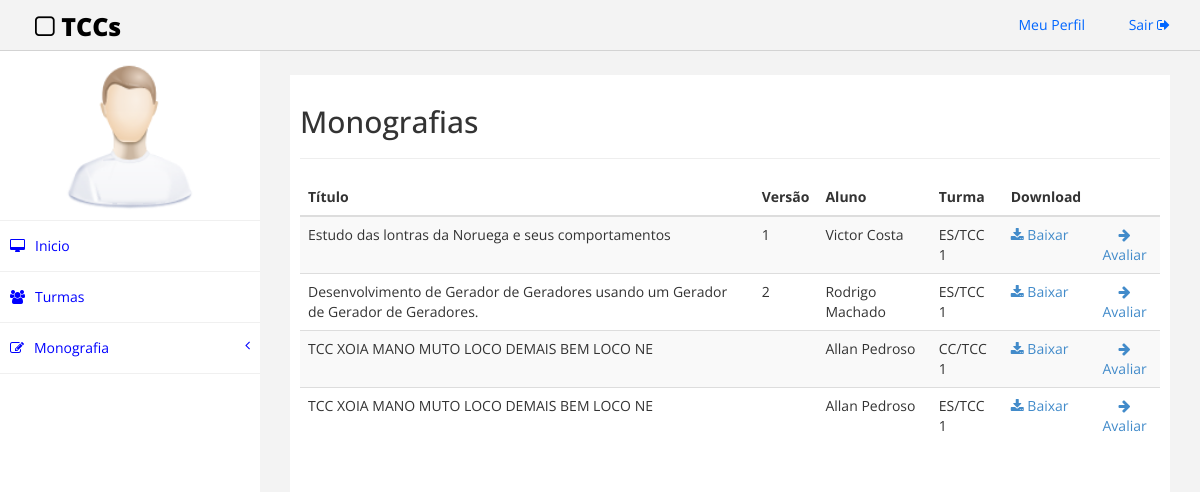
The page /src/monografias.php (signed in) on the database its author committed.
### tables this page shows
CREATE TABLE IF NOT EXISTS `monografia` (
  `idMonografia` int(11) NOT NULL AUTO_INCREMENT,
  `versao` varchar(45) DEFAULT NULL,
  `titulo` varchar(100) NOT NULL,
  `caminhoEntrega` varchar(100) DEFAULT NULL,
  `abstract` longtext,
  `aluno_matricula` varchar(50) NOT NULL,
  `professor_orientador` varchar(20) NOT NULL,
  `Professor_Coorientador` varchar(20) NOT NULL,
  `isFinal` tinyint(1) NOT NULL,
  PRIMARY KEY (`idMonografia`,`aluno_matricula`,`professor_orientador`,`Professor_Coorientador`),
  KEY `fk_Monografia_Aluno1_idx` (`aluno_matricula`),
  KEY `fk_Monografia_Professor1_idx` (`professor_orientador`),
  KEY `fk_Monografia_Professor2_idx` (`Professor_Coorientador`)
);

CREATE TABLE IF NOT EXISTS `aluno` (
  `matricula` varchar(50) NOT NULL,
  `nome` varchar(50) NOT NULL,
  `senha` varchar(45) NOT NULL,
  `email` varchar(50) NOT NULL,
  PRIMARY KEY (`matricula`)
);

CREATE TABLE IF NOT EXISTS `turma_has_aluno` (
  `Turma_nomeTurma` varchar(15) NOT NULL,
  `Aluno_matricula` varchar(50) NOT NULL,
  PRIMARY KEY (`Turma_nomeTurma`,`Aluno_matricula`),
  KEY `fk_Turma_has_Aluno_Aluno1_idx` (`Aluno_matricula`),
  KEY `fk_Turma_has_Aluno_Turma1_idx` (`Turma_nomeTurma`)
);

### src/monografias.php (the view, shortened to what this page needs)
<!DOCTYPE html>
<html>
<head>
    <link href="assets/css/bootstrap.css" rel="stylesheet" />
    <link href="assets/css/font-awesome.css" rel="stylesheet" />
    <link href="assets/css/custom.css" rel="stylesheet" />
</head>
<body>
    <div id="wrapper">
         <div class="navbar navbar-inverse navbar-fixed-top">
            <div class="adjust-nav">
                <div class="navbar-header">
                    <a class="navbar-brand" href="#"><i class="fa fa-square-o "></i>&nbsp;TCCs</a>
                </div>
                <div class="navbar-collapse collapse">
                    <ul class="nav navbar-nav navbar-right">
                        <li><a href="./perfil.php">Meu Perfil <i class="fa fa-user-circle "></i></a></li>
                        <li><a href="./action/logout.php">Sair <i class="fa fa-sign-out "></i></a></li>
                    </ul>
                </div>
            </div>
        </div>
        <nav class="navbar-default navbar-side" role="navigation">
            <div class="sidebar-collapse">
                <ul class="nav" id="main-menu">
                    <li class="text-center user-image-back">
                        <img src="assets/img/find_user.png" class="img-responsive user-image" />
                    </li>
                    <li>
                        <a href=<?php if($_SESSION['sou'] == 2){
                                        echo "'indexProfessor.php'";} else {echo "'indexCoordenador.php'";} ?>><i class="fa fa-desktop "></i>Inicio</a>
                    </li>
                    <li>
                        <a href="turmas.php"><i class="fa fa-users "></i>Turmas</a>
                    </li>
                    <li>
                        <a href="#"><i class="fa fa-edit "></i>Monografia<span class="fa arrow"></span></a>
                    </li>
                </ul>
            </div>
        </nav>
        <div id="page-wrapper" >
            <div id="page-inner">
                <div class="row">
                    <div class="col-md-12">
                     <h2>Monografias</h2>
                     <hr />
                    </div>
                </div>
                <div class="row">
                    <div class="col-md-12">
                        <table class="table table-striped table-hover table-responsive">
                            <thead>
                                <tr>
                                    <th>
                                        Título
                                    </th>
                                    <th>
                                        Versão
                                    </th>
                                    <th>
                                        Aluno
                                    </th>
                                    <th>
                                        Turma
                                    </th>
                                    <th>
                                        Download
                                    </th>
                                    <th>
                                    </th>
                                </tr>
                            </thead>
                            <tbody>
                                <?php
                                    $conn = new Connection();
                                    $connection = $conn->getConnection();
                                    $sql = "SELECT * FROM monografia INNER JOIN aluno ON aluno.matricula = monografia.aluno_matricula LEFT JOIN turma_has_aluno ON aluno.matricula = turma_has_aluno.aluno_matricula;";
                                    $resultado = mysqli_query($connection, $sql) or die ("Erro ao conectar na tabela " . mysqli_error($connection));
                                    while($row = $resultado->fetch_assoc()) {
                                            echo "<tr>
                                                    <td>
                                                        ".$row["titulo"]."
                                                    </td>
                                                    <td>
                                                        ".$row["versao"]."
                                                    </td>
                                                    <td>
                                                        ".$row["nome"]."
                                                    </td>
                                                    <td>
                                                        ".$row["Turma_nomeTurma"]."
                                                    </td>
                                                    <td>
                                                        <a href='./uploads/".$row['caminhoEntrega']."' target='_blank'><i class='fa fa-download' aria-hidden='true'></i><span> Baixar</span></a>
                                                    </td>
                                                    <td class='text-center'>
                                                        <a href='avaliar.php?titulo=".$row["titulo"]."&idMonografia=".$row['idMonografia']."'><i class='fa fa-arrow-right' aria-hidden='true'></i><span> Avaliar</span></a>
                                                    </td>
                                                </tr>";
                                    }
                                ?>
                            </tbody>
                        </table>
                    </div>
                </div>
            </div>
            </div>
        </div>
</body>
</html>

### src/assets/css/custom.css (style rules this page uses)
body { font-family: 'Open Sans', sans-serif; }
#wrapper { width: 100%; margin-top:50px; }
#page-wrapper { padding: 15px 15px; min-height: 600px; background:#F3F3F3; }
#page-inner { width:100%; margin:10px 20px 10px 0px; background-color:#fff!important; padding:10px; min-height:1200px; }
.text-center { text-align:center; }
.user-image-back { background-color: white; padding: 10px; }
.user-image { width: 150px; height: 150px; display: block; margin: 0 auto; }
.navbar-inverse .navbar-nav > li > a { color: #06F; }
.arrow { float: right; }
.fa.arrow:before { content: "\f104"; }
.sidebar-collapse , .sidebar-collapse .nav { background:none; }
.sidebar-collapse .nav { padding:0; }
.sidebar-collapse .nav > li > a { background: #FFFFFF; text-shadow: none; color:#0000FF; }
.sidebar-collapse > .nav > li > a { padding:15px 10px; }
.sidebar-collapse > .nav > li { border-bottom: 1px solid rgba(240, 240, 240, 1) !important; }
.navbar-side { border:none; background-color: #202020; }
.navbar-inverse { background-color: #f3f3f3; border-color: #D3D3D3; }
.navbar-default { border:0px solid #DDDDDD; }
.nav > li > a > i { margin-right:10px; }
.navbar-inverse .navbar-brand { color: #000000; font-size: 25px; font-weight: 900; }
.adjust-nav { padding-left:20px;padding-right:20px; }
@media (min-width:768px) { #page-wrapper { margin: 0 0 0 260px; padding: 15px 30px; min-height: 1200px; } }
@media (min-width:768px) { .navbar-side { z-index: 1; position: absolute; width: 260px; } }
@media (min-width:768px) { .navbar { border-radius: 0px; } }

### rows shown on the page
monografia: titulo "Estudo das lontras da Noruega e seus comportamentos", versao "1", aluno_matricula.nome "Victor Costa", turma_has_aluno.Turma_nomeTurma "ES/TCC 1"
monografia: titulo "Desenvolvimento de Gerador de Geradores usando um Gerador de Gerador de Geradores.", versao "2", aluno_matricula.nome "Rodrigo Machado", turma_has_aluno.Turma_nomeTurma "ES/TCC 1"
monografia: titulo "TCC XOIA MANO MUTO LOCO DEMAIS BEM LOCO NE", aluno_matricula.nome "Allan Pedroso", turma_has_aluno.Turma_nomeTurma "CC/TCC 1", turma_has_aluno.Turma_nomeTurma "ES/TCC 1"
